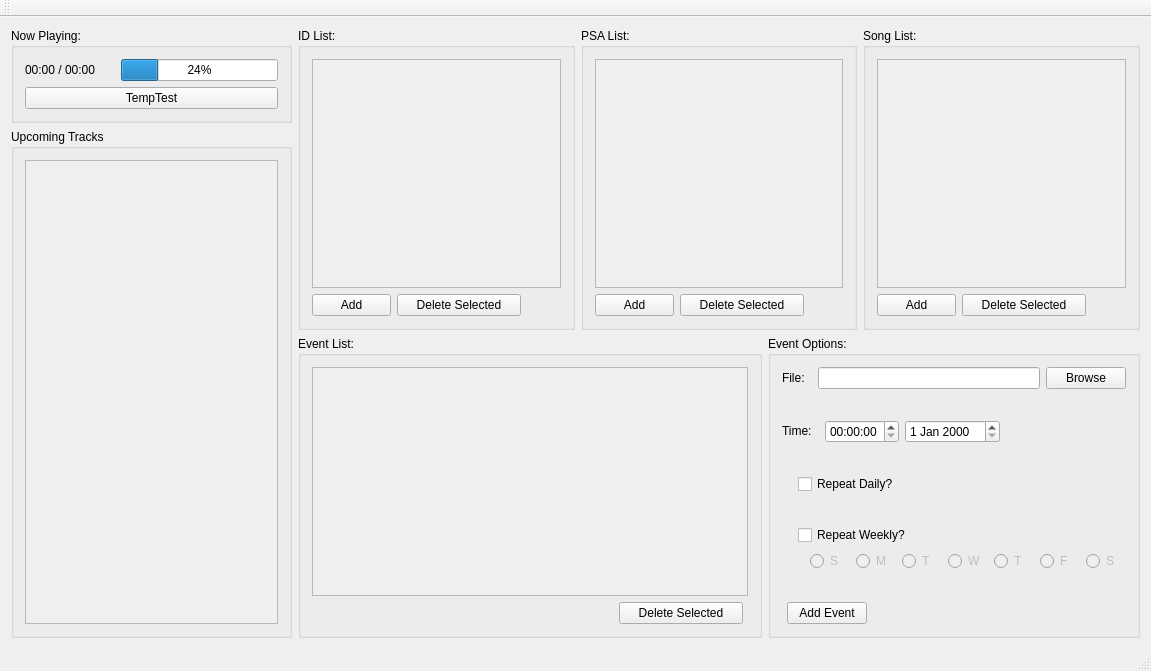
<?xml version="1.0" encoding="UTF-8"?>
<ui version="4.0">
 <class>MainWindow</class>
 <widget class="QMainWindow" name="MainWindow">
  <property name="geometry">
   <rect>
    <x>0</x>
    <y>0</y>
    <width>1151</width>
    <height>671</height>
   </rect>
  </property>
  <property name="windowTitle">
   <string>MainWindow</string>
  </property>
  <widget class="QWidget" name="centralWidget">
   <layout class="QHBoxLayout" name="horizontalLayout_14" stretch="1,3">
    <item>
     <layout class="QVBoxLayout" name="verticalLayout_8">
      <item>
       <widget class="QGroupBox" name="groupBox_7">
        <property name="title">
         <string>Now Playing:</string>
        </property>
        <layout class="QVBoxLayout" name="verticalLayout_7">
         <item>
          <layout class="QHBoxLayout" name="horizontalLayout_13">
           <item>
            <widget class="QLabel" name="label_3">
             <property name="sizePolicy">
              <sizepolicy hsizetype="Fixed" vsizetype="Preferred">
               <horstretch>0</horstretch>
               <verstretch>0</verstretch>
              </sizepolicy>
             </property>
             <property name="minimumSize">
              <size>
               <width>90</width>
               <height>0</height>
              </size>
             </property>
             <property name="text">
              <string>00:00 / 00:00</string>
             </property>
            </widget>
           </item>
           <item>
            <widget class="QProgressBar" name="progressBar_Duration">
             <property name="sizePolicy">
              <sizepolicy hsizetype="Expanding" vsizetype="Fixed">
               <horstretch>0</horstretch>
               <verstretch>0</verstretch>
              </sizepolicy>
             </property>
             <property name="value">
              <number>24</number>
             </property>
            </widget>
           </item>
          </layout>
         </item>
         <item>
          <widget class="QPushButton" name="pushButton_TempTest">
           <property name="text">
            <string>TempTest</string>
           </property>
          </widget>
         </item>
        </layout>
       </widget>
      </item>
      <item>
       <widget class="QGroupBox" name="groupBox_6">
        <property name="title">
         <string>Upcoming Tracks</string>
        </property>
        <layout class="QVBoxLayout" name="verticalLayout_6">
         <item>
          <widget class="QScrollArea" name="scrollArea_5">
           <property name="widgetResizable">
            <bool>true</bool>
           </property>
           <widget class="QWidget" name="scrollAreaWidgetContents_5">
            <property name="geometry">
             <rect>
              <x>0</x>
              <y>0</y>
              <width>254</width>
              <height>436</height>
             </rect>
            </property>
           </widget>
          </widget>
         </item>
        </layout>
       </widget>
      </item>
     </layout>
    </item>
    <item>
     <layout class="QVBoxLayout" name="verticalLayout_9">
      <item>
       <layout class="QHBoxLayout" name="horizontalLayout">
        <item>
         <widget class="QGroupBox" name="groupBox">
          <property name="title">
           <string>ID List:</string>
          </property>
          <layout class="QVBoxLayout" name="verticalLayout">
           <item>
            <widget class="QScrollArea" name="scrollArea_IDs">
             <property name="widgetResizable">
              <bool>true</bool>
             </property>
             <widget class="QWidget" name="scrollAreaWidgetContents">
              <property name="geometry">
               <rect>
                <x>0</x>
                <y>0</y>
                <width>250</width>
                <height>201</height>
               </rect>
              </property>
             </widget>
            </widget>
           </item>
           <item>
            <layout class="QHBoxLayout" name="horizontalLayout_2">
             <item>
              <widget class="QPushButton" name="pushButton_ID_Add">
               <property name="minimumSize">
                <size>
                 <width>40</width>
                 <height>0</height>
                </size>
               </property>
               <property name="text">
                <string>Add</string>
               </property>
              </widget>
             </item>
             <item>
              <widget class="QPushButton" name="pushButton_2">
               <property name="minimumSize">
                <size>
                 <width>124</width>
                 <height>0</height>
                </size>
               </property>
               <property name="text">
                <string>Delete Selected</string>
               </property>
              </widget>
             </item>
             <item>
              <spacer name="horizontalSpacer">
               <property name="orientation">
                <enum>Qt::Horizontal</enum>
               </property>
               <property name="sizeHint" stdset="0">
                <size>
                 <width>40</width>
                 <height>20</height>
                </size>
               </property>
              </spacer>
             </item>
            </layout>
           </item>
          </layout>
         </widget>
        </item>
        <item>
         <widget class="QGroupBox" name="groupBox_2">
          <property name="title">
           <string>PSA List:</string>
          </property>
          <layout class="QVBoxLayout" name="verticalLayout_2">
           <item>
            <widget class="QScrollArea" name="scrollArea_PSAs">
             <property name="widgetResizable">
              <bool>true</bool>
             </property>
             <widget class="QWidget" name="scrollAreaWidgetContents_2">
              <property name="geometry">
               <rect>
                <x>0</x>
                <y>0</y>
                <width>251</width>
                <height>201</height>
               </rect>
              </property>
             </widget>
            </widget>
           </item>
           <item>
            <layout class="QHBoxLayout" name="horizontalLayout_3">
             <item>
              <widget class="QPushButton" name="pushButton_PSA_Add">
               <property name="minimumSize">
                <size>
                 <width>40</width>
                 <height>0</height>
                </size>
               </property>
               <property name="text">
                <string>Add</string>
               </property>
              </widget>
             </item>
             <item>
              <widget class="QPushButton" name="pushButton_4">
               <property name="minimumSize">
                <size>
                 <width>124</width>
                 <height>0</height>
                </size>
               </property>
               <property name="text">
                <string>Delete Selected</string>
               </property>
              </widget>
             </item>
             <item>
              <spacer name="horizontalSpacer_2">
               <property name="orientation">
                <enum>Qt::Horizontal</enum>
               </property>
               <property name="sizeHint" stdset="0">
                <size>
                 <width>40</width>
                 <height>20</height>
                </size>
               </property>
              </spacer>
             </item>
            </layout>
           </item>
          </layout>
         </widget>
        </item>
        <item>
         <widget class="QGroupBox" name="groupBox_3">
          <property name="title">
           <string>Song List:</string>
          </property>
          <layout class="QVBoxLayout" name="verticalLayout_3">
           <item>
            <widget class="QScrollArea" name="scrollArea_Songs">
             <property name="widgetResizable">
              <bool>true</bool>
             </property>
             <widget class="QWidget" name="scrollAreaWidgetContents_3">
              <property name="geometry">
               <rect>
                <x>0</x>
                <y>0</y>
                <width>250</width>
                <height>201</height>
               </rect>
              </property>
             </widget>
            </widget>
           </item>
           <item>
            <layout class="QHBoxLayout" name="horizontalLayout_4">
             <item>
              <widget class="QPushButton" name="pushButton_Song_Add">
               <property name="minimumSize">
                <size>
                 <width>40</width>
                 <height>0</height>
                </size>
               </property>
               <property name="text">
                <string>Add</string>
               </property>
              </widget>
             </item>
             <item>
              <widget class="QPushButton" name="pushButton_6">
               <property name="minimumSize">
                <size>
                 <width>124</width>
                 <height>0</height>
                </size>
               </property>
               <property name="text">
                <string>Delete Selected</string>
               </property>
              </widget>
             </item>
             <item>
              <spacer name="horizontalSpacer_3">
               <property name="orientation">
                <enum>Qt::Horizontal</enum>
               </property>
               <property name="sizeHint" stdset="0">
                <size>
                 <width>40</width>
                 <height>20</height>
                </size>
               </property>
              </spacer>
             </item>
            </layout>
           </item>
          </layout>
         </widget>
        </item>
       </layout>
      </item>
      <item>
       <layout class="QHBoxLayout" name="horizontalLayout_11" stretch="2,1">
        <item>
         <widget class="QGroupBox" name="groupBox_4">
          <property name="title">
           <string>Event List:</string>
          </property>
          <layout class="QVBoxLayout" name="verticalLayout_4">
           <item>
            <widget class="QScrollArea" name="scrollArea_4">
             <property name="widgetResizable">
              <bool>true</bool>
             </property>
             <widget class="QWidget" name="scrollAreaWidgetContents_4">
              <property name="geometry">
               <rect>
                <x>0</x>
                <y>0</y>
                <width>433</width>
                <height>221</height>
               </rect>
              </property>
             </widget>
            </widget>
           </item>
           <item>
            <layout class="QHBoxLayout" name="horizontalLayout_5">
             <item>
              <spacer name="horizontalSpacer_4">
               <property name="orientation">
                <enum>Qt::Horizontal</enum>
               </property>
               <property name="sizeHint" stdset="0">
                <size>
                 <width>40</width>
                 <height>20</height>
                </size>
               </property>
              </spacer>
             </item>
             <item>
              <widget class="QPushButton" name="pushButton_8">
               <property name="minimumSize">
                <size>
                 <width>124</width>
                 <height>0</height>
                </size>
               </property>
               <property name="text">
                <string>Delete Selected</string>
               </property>
              </widget>
             </item>
             <item>
              <spacer name="horizontalSpacer_13">
               <property name="orientation">
                <enum>Qt::Horizontal</enum>
               </property>
               <property name="sizeType">
                <enum>QSizePolicy::Fixed</enum>
               </property>
               <property name="sizeHint" stdset="0">
                <size>
                 <width>5</width>
                 <height>20</height>
                </size>
               </property>
              </spacer>
             </item>
            </layout>
           </item>
          </layout>
         </widget>
        </item>
        <item>
         <widget class="QGroupBox" name="groupBox_5">
          <property name="title">
           <string>Event Options:</string>
          </property>
          <layout class="QVBoxLayout" name="verticalLayout_5">
           <item>
            <layout class="QHBoxLayout" name="horizontalLayout_6">
             <item>
              <widget class="QLabel" name="label">
               <property name="sizePolicy">
                <sizepolicy hsizetype="Fixed" vsizetype="Fixed">
                 <horstretch>0</horstretch>
                 <verstretch>0</verstretch>
                </sizepolicy>
               </property>
               <property name="text">
                <string>File:  </string>
               </property>
              </widget>
             </item>
             <item>
              <widget class="QLineEdit" name="lineEdit"/>
             </item>
             <item>
              <widget class="QPushButton" name="pushButton_9">
               <property name="sizePolicy">
                <sizepolicy hsizetype="Fixed" vsizetype="Fixed">
                 <horstretch>0</horstretch>
                 <verstretch>0</verstretch>
                </sizepolicy>
               </property>
               <property name="text">
                <string>Browse</string>
               </property>
              </widget>
             </item>
            </layout>
           </item>
           <item>
            <spacer name="verticalSpacer_4">
             <property name="orientation">
              <enum>Qt::Vertical</enum>
             </property>
             <property name="sizeHint" stdset="0">
              <size>
               <width>20</width>
               <height>13</height>
              </size>
             </property>
            </spacer>
           </item>
           <item>
            <layout class="QHBoxLayout" name="horizontalLayout_7">
             <item>
              <widget class="QLabel" name="label_2">
               <property name="sizePolicy">
                <sizepolicy hsizetype="Fixed" vsizetype="Fixed">
                 <horstretch>0</horstretch>
                 <verstretch>0</verstretch>
                </sizepolicy>
               </property>
               <property name="text">
                <string>Time:  </string>
               </property>
              </widget>
             </item>
             <item>
              <widget class="QTimeEdit" name="timeEdit"/>
             </item>
             <item>
              <widget class="QDateEdit" name="dateEdit"/>
             </item>
             <item>
              <spacer name="horizontalSpacer_5">
               <property name="orientation">
                <enum>Qt::Horizontal</enum>
               </property>
               <property name="sizeHint" stdset="0">
                <size>
                 <width>40</width>
                 <height>20</height>
                </size>
               </property>
              </spacer>
             </item>
            </layout>
           </item>
           <item>
            <spacer name="verticalSpacer">
             <property name="orientation">
              <enum>Qt::Vertical</enum>
             </property>
             <property name="sizeHint" stdset="0">
              <size>
               <width>20</width>
               <height>13</height>
              </size>
             </property>
            </spacer>
           </item>
           <item>
            <layout class="QHBoxLayout" name="horizontalLayout_8">
             <item>
              <spacer name="horizontalSpacer_9">
               <property name="orientation">
                <enum>Qt::Horizontal</enum>
               </property>
               <property name="sizeType">
                <enum>QSizePolicy::Fixed</enum>
               </property>
               <property name="sizeHint" stdset="0">
                <size>
                 <width>16</width>
                 <height>20</height>
                </size>
               </property>
              </spacer>
             </item>
             <item>
              <widget class="QCheckBox" name="checkBox">
               <property name="sizePolicy">
                <sizepolicy hsizetype="Fixed" vsizetype="Fixed">
                 <horstretch>0</horstretch>
                 <verstretch>0</verstretch>
                </sizepolicy>
               </property>
               <property name="text">
                <string>Repeat Daily?</string>
               </property>
              </widget>
             </item>
             <item>
              <spacer name="horizontalSpacer_6">
               <property name="orientation">
                <enum>Qt::Horizontal</enum>
               </property>
               <property name="sizeHint" stdset="0">
                <size>
                 <width>40</width>
                 <height>20</height>
                </size>
               </property>
              </spacer>
             </item>
            </layout>
           </item>
           <item>
            <spacer name="verticalSpacer_2">
             <property name="orientation">
              <enum>Qt::Vertical</enum>
             </property>
             <property name="sizeHint" stdset="0">
              <size>
               <width>20</width>
               <height>13</height>
              </size>
             </property>
            </spacer>
           </item>
           <item>
            <layout class="QHBoxLayout" name="horizontalLayout_9">
             <item>
              <spacer name="horizontalSpacer_10">
               <property name="orientation">
                <enum>Qt::Horizontal</enum>
               </property>
               <property name="sizeType">
                <enum>QSizePolicy::Fixed</enum>
               </property>
               <property name="sizeHint" stdset="0">
                <size>
                 <width>16</width>
                 <height>20</height>
                </size>
               </property>
              </spacer>
             </item>
             <item>
              <widget class="QCheckBox" name="checkBox_2">
               <property name="sizePolicy">
                <sizepolicy hsizetype="Fixed" vsizetype="Fixed">
                 <horstretch>0</horstretch>
                 <verstretch>0</verstretch>
                </sizepolicy>
               </property>
               <property name="text">
                <string>Repeat Weekly?</string>
               </property>
              </widget>
             </item>
             <item>
              <spacer name="horizontalSpacer_7">
               <property name="orientation">
                <enum>Qt::Horizontal</enum>
               </property>
               <property name="sizeHint" stdset="0">
                <size>
                 <width>40</width>
                 <height>20</height>
                </size>
               </property>
              </spacer>
             </item>
            </layout>
           </item>
           <item>
            <layout class="QHBoxLayout" name="horizontalLayout_10">
             <item>
              <spacer name="horizontalSpacer_8">
               <property name="orientation">
                <enum>Qt::Horizontal</enum>
               </property>
               <property name="sizeType">
                <enum>QSizePolicy::MinimumExpanding</enum>
               </property>
               <property name="sizeHint" stdset="0">
                <size>
                 <width>28</width>
                 <height>20</height>
                </size>
               </property>
              </spacer>
             </item>
             <item>
              <widget class="QRadioButton" name="radioButton">
               <property name="enabled">
                <bool>false</bool>
               </property>
               <property name="minimumSize">
                <size>
                 <width>40</width>
                 <height>0</height>
                </size>
               </property>
               <property name="text">
                <string>S</string>
               </property>
              </widget>
             </item>
             <item>
              <widget class="QRadioButton" name="radioButton_2">
               <property name="enabled">
                <bool>false</bool>
               </property>
               <property name="minimumSize">
                <size>
                 <width>40</width>
                 <height>0</height>
                </size>
               </property>
               <property name="text">
                <string>M</string>
               </property>
              </widget>
             </item>
             <item>
              <widget class="QRadioButton" name="radioButton_3">
               <property name="enabled">
                <bool>false</bool>
               </property>
               <property name="minimumSize">
                <size>
                 <width>40</width>
                 <height>0</height>
                </size>
               </property>
               <property name="text">
                <string>T</string>
               </property>
              </widget>
             </item>
             <item>
              <widget class="QRadioButton" name="radioButton_4">
               <property name="enabled">
                <bool>false</bool>
               </property>
               <property name="minimumSize">
                <size>
                 <width>40</width>
                 <height>0</height>
                </size>
               </property>
               <property name="text">
                <string>W</string>
               </property>
              </widget>
             </item>
             <item>
              <widget class="QRadioButton" name="radioButton_5">
               <property name="enabled">
                <bool>false</bool>
               </property>
               <property name="minimumSize">
                <size>
                 <width>40</width>
                 <height>0</height>
                </size>
               </property>
               <property name="text">
                <string>T</string>
               </property>
              </widget>
             </item>
             <item>
              <widget class="QRadioButton" name="radioButton_6">
               <property name="enabled">
                <bool>false</bool>
               </property>
               <property name="minimumSize">
                <size>
                 <width>40</width>
                 <height>0</height>
                </size>
               </property>
               <property name="text">
                <string>F</string>
               </property>
              </widget>
             </item>
             <item>
              <widget class="QRadioButton" name="radioButton_7">
               <property name="enabled">
                <bool>false</bool>
               </property>
               <property name="minimumSize">
                <size>
                 <width>40</width>
                 <height>0</height>
                </size>
               </property>
               <property name="text">
                <string>S</string>
               </property>
              </widget>
             </item>
            </layout>
           </item>
           <item>
            <spacer name="verticalSpacer_3">
             <property name="orientation">
              <enum>Qt::Vertical</enum>
             </property>
             <property name="sizeHint" stdset="0">
              <size>
               <width>20</width>
               <height>0</height>
              </size>
             </property>
            </spacer>
           </item>
           <item>
            <layout class="QHBoxLayout" name="horizontalLayout_12">
             <item>
              <spacer name="horizontalSpacer_12">
               <property name="orientation">
                <enum>Qt::Horizontal</enum>
               </property>
               <property name="sizeType">
                <enum>QSizePolicy::Fixed</enum>
               </property>
               <property name="sizeHint" stdset="0">
                <size>
                 <width>5</width>
                 <height>20</height>
                </size>
               </property>
              </spacer>
             </item>
             <item>
              <widget class="QPushButton" name="pushButton_7">
               <property name="minimumSize">
                <size>
                 <width>40</width>
                 <height>0</height>
                </size>
               </property>
               <property name="text">
                <string>Add Event</string>
               </property>
              </widget>
             </item>
             <item>
              <spacer name="horizontalSpacer_11">
               <property name="orientation">
                <enum>Qt::Horizontal</enum>
               </property>
               <property name="sizeHint" stdset="0">
                <size>
                 <width>40</width>
                 <height>20</height>
                </size>
               </property>
              </spacer>
             </item>
            </layout>
           </item>
          </layout>
         </widget>
        </item>
       </layout>
      </item>
     </layout>
    </item>
   </layout>
  </widget>
  <widget class="QMenuBar" name="menuBar">
   <property name="geometry">
    <rect>
     <x>0</x>
     <y>0</y>
     <width>1151</width>
     <height>22</height>
    </rect>
   </property>
  </widget>
  <widget class="QToolBar" name="mainToolBar">
   <attribute name="toolBarArea">
    <enum>TopToolBarArea</enum>
   </attribute>
   <attribute name="toolBarBreak">
    <bool>false</bool>
   </attribute>
  </widget>
  <widget class="QStatusBar" name="statusBar"/>
 </widget>
 <layoutdefault spacing="6" margin="11"/>
 <resources/>
 <connections/>
</ui>
